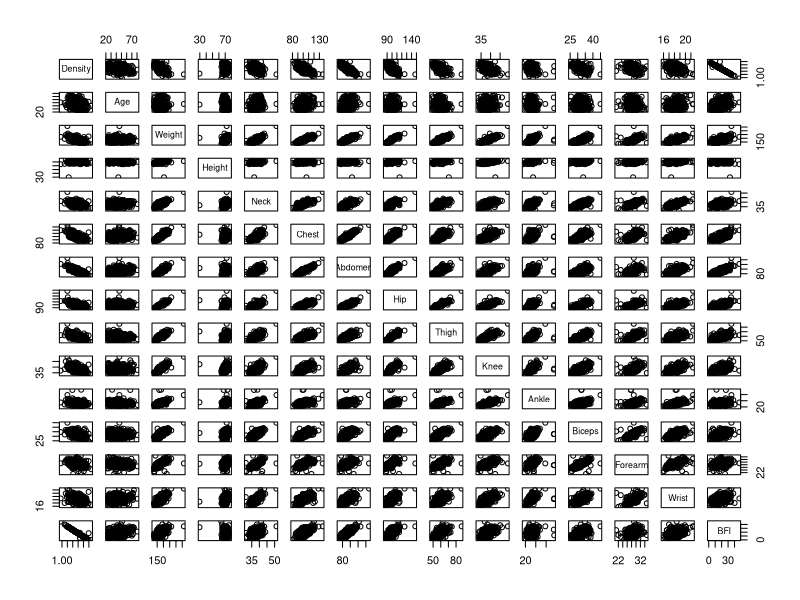
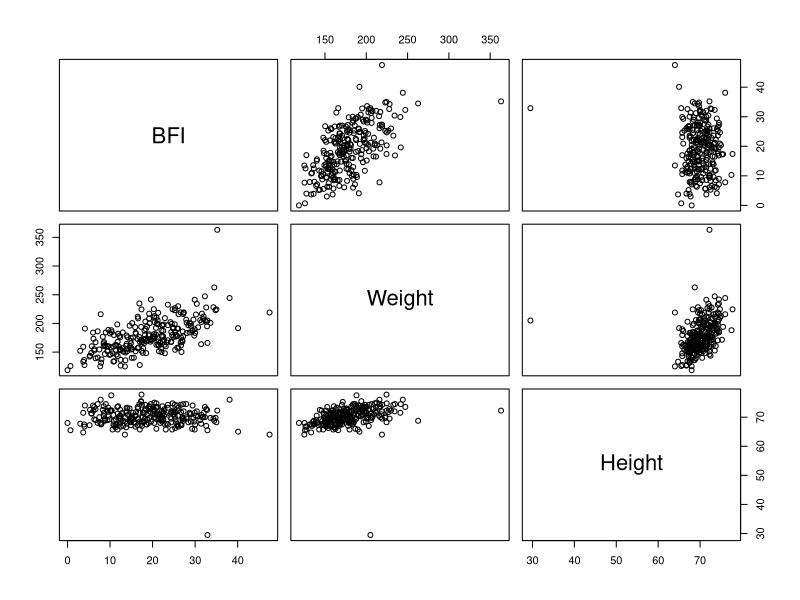
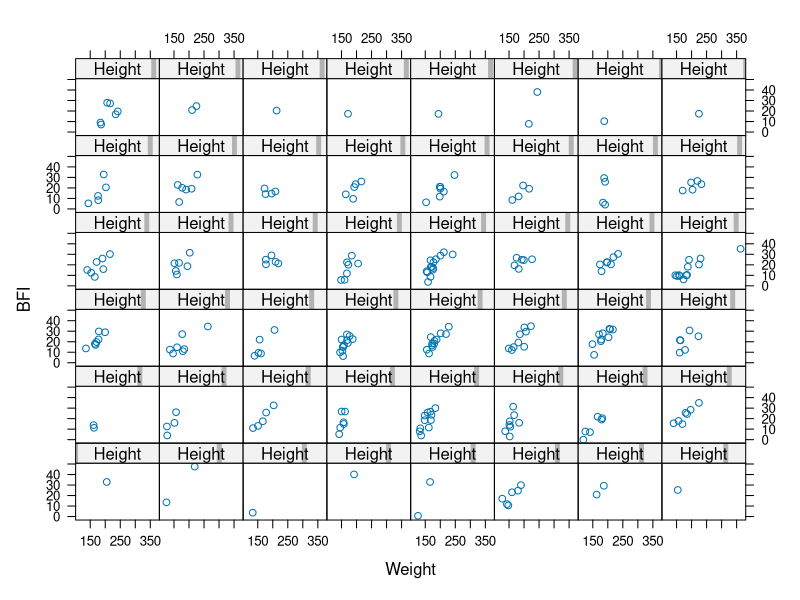
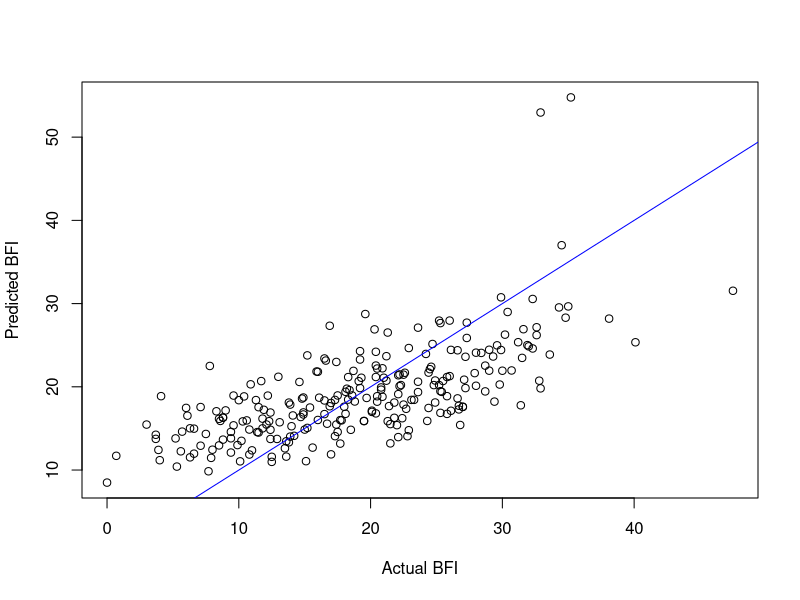

Reproduce these figures in R, in order.
# A multi-dimensional linear model
# --------------------------------

# Introduction
# ------------

# Load data into session.
bodyfat <- read.csv("bodyfat.csv", row.names=1)

# Looking at this data frame can be done as follows.
bodyfat

# One can look at the dimensions of the data and their names as follows.
dim(bodyfat)
dimnames(bodyfat)

# Look at the data in pairs, and eventually restrict the visualization to specific variables.
pairs(bodyfat)
pairs(bodyfat[, c("BFI", "Weight", "Height")])

# An alternative plot relies on a lattice plot.
library (lattice)
xyplot(BFI ~ Weight | Height, data=bodyfat)

# Let's try to predict the BFI as a linear function of the Height and Weight of a person.
linearmodel <- lm(BFI ~ Height + Weight, data=bodyfat)
w <- linearmodel$coefficients

# The computation of predicted values of such a model can be encoded as follows.
predict <- function(x, w) {
  intercept <- w[1]
  intercept + as.matrix(x) %*% w[2:length(w)]
}

# This can be used as follows.
x <- bodyfat[, c("Height", "Weight")]
predicted <- predict(x, w)

# We can compare the predicted values to the real BFI values.
plot(bodyfat[, "BFI"], predicted, xlab="Actual BFI", ylab="Predicted BFI")
abline(0, 1, col="blue")

# Exercises
# ---------

# Write a simple function to compute the associated squared loss.
squaredloss <- function (y, predicted) {
  sum((predicted - y)^2)
}

y <- bodyfat[, "BFI"]
squaredloss(y, predicted)

# Propose a model estimating the linear dependence between
# the body fat index (the BFI variable) and the 3 following covariates:
# Weight, Abdomen, Biceps denoting respectively
# the weight, abdomen circumference and the biceps circumference of the person,
# and give its coefficients.
model <- lm(BFI ~ Weight + Abdomen + Biceps, data=bodyfat)
w <- model$coefficients
x <- bodyfat[, c("Weight", "Abdomen", "Biceps")]
predicted <- predict(x, w)
w
squaredloss(y, predicted)

# Model choice.
# The second model is better because
# it predicts values closer to the actual ones, and hence has a lower loss.

# Model coefficients analysis
# All other things being equal, BFI increases positively with the Biceps circumference,
# which means that a person with larger Biceps will have a higher BFI.
# All other things being equal, BFI decreases when the Weight of the person increases.

# Splitting the data in half.
bodyfat_split <- split(bodyfat, sample(rep(1:2, dim(bodyfat)[1]/2)))
training <- data.frame(bodyfat_split[1])
test <- data.frame(bodyfat_split[2])

# Repeat multiple times and evaluate average loss.
n <- 100
sum_training <- 0
sum_test <- 0
for (i in 1:n) {
  bodyfat_split <- split(bodyfat, sample(rep(1:2, dim(bodyfat)[1]/2)))
  training <- data.frame(bodyfat_split[1])
  test <- data.frame(bodyfat_split[2])
  
  model <- lm(X1.BFI ~ X1.Weight + X1.Abdomen + X1.Biceps, data=training)
  w <- model$coefficients
  x_training <- training[, c("X1.Weight", "X1.Abdomen", "X1.Biceps")]
  y_training <- training[, "X1.BFI"]
  x_test <- test[, c("X2.Weight", "X2.Abdomen", "X2.Biceps")]
  y_test <- test[, "X2.BFI"]
  predicted_training <- predict(x_training, w)
  predicted_test <- predict(x_test, w)
  sum_training <- sum_training + squaredloss(y_training, predicted_training)
  sum_test <- sum_test + squaredloss(y_test, predicted_test)
}
sum_training / n / (dim(bodyfat)[1]/2) # per_sample_train_loss
sum_test / n / (dim(bodyfat)[1]/2) # per_sample_test_loss

# Compare to loss when training = test
model <- lm(BFI ~ Weight + Abdomen + Biceps, data=bodyfat)
w <- model$coefficients
x <- bodyfat[, c("Weight", "Abdomen", "Biceps")]
y <- bodyfat[, "BFI"]
predicted <- predict(x, w)
squaredloss(y, predicted) / dim(bodyfat)[1]

# Optimistic bias
# The optimistic bias is confirmed because
# the per sample test loss is higher than the per sample train loss.